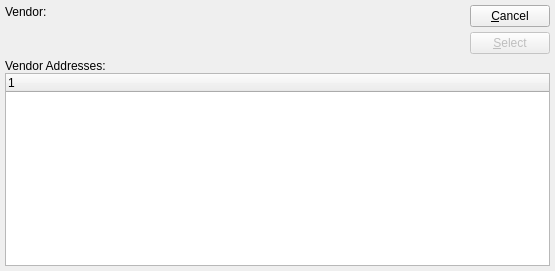
<?xml version="1.0" encoding="UTF-8"?>
<ui version="4.0">
 <comment>This file is part of the xTuple ERP: PostBooks Edition, a free and
open source Enterprise Resource Planning software suite,
Copyright (c) 1999-2018 by OpenMFG LLC, d/b/a xTuple.
It is licensed to you under the Common Public Attribution License
version 1.0, the full text of which (including xTuple-specific Exhibits)
is available at www.xtuple.com/CPAL.  By using this software, you agree
to be bound by its terms.</comment>
 <class>vendorAddressList</class>
 <widget class="QDialog" name="vendorAddressList">
  <property name="geometry">
   <rect>
    <x>0</x>
    <y>0</y>
    <width>555</width>
    <height>271</height>
   </rect>
  </property>
  <property name="windowTitle">
   <string>Vendor Address List</string>
  </property>
  <layout class="QVBoxLayout">
   <property name="spacing">
    <number>5</number>
   </property>
   <property name="margin">
    <number>5</number>
   </property>
   <item>
    <layout class="QHBoxLayout">
     <property name="spacing">
      <number>7</number>
     </property>
     <property name="margin">
      <number>0</number>
     </property>
     <item>
      <layout class="QVBoxLayout">
       <property name="spacing">
        <number>0</number>
       </property>
       <property name="margin">
        <number>0</number>
       </property>
       <item>
        <layout class="QHBoxLayout">
         <property name="spacing">
          <number>5</number>
         </property>
         <property name="margin">
          <number>0</number>
         </property>
         <item>
          <layout class="QVBoxLayout">
           <property name="spacing">
            <number>0</number>
           </property>
           <property name="margin">
            <number>0</number>
           </property>
           <item>
            <widget class="QLabel" name="_vendorLit">
             <property name="text">
              <string>Vendor:</string>
             </property>
            </widget>
           </item>
           <item>
            <spacer>
             <property name="orientation">
              <enum>Qt::Vertical</enum>
             </property>
             <property name="sizeType">
              <enum>QSizePolicy::Preferred</enum>
             </property>
             <property name="sizeHint" stdset="0">
              <size>
               <width>20</width>
               <height>20</height>
              </size>
             </property>
            </spacer>
           </item>
          </layout>
         </item>
         <item>
          <layout class="QVBoxLayout">
           <property name="spacing">
            <number>0</number>
           </property>
           <property name="margin">
            <number>0</number>
           </property>
           <item>
            <widget class="QLabel" name="_vendName">
             <property name="sizePolicy">
              <sizepolicy hsizetype="Expanding" vsizetype="Preferred">
               <horstretch>0</horstretch>
               <verstretch>0</verstretch>
              </sizepolicy>
             </property>
            </widget>
           </item>
           <item>
            <widget class="QLabel" name="_vendAddr1">
             <property name="sizePolicy">
              <sizepolicy hsizetype="Expanding" vsizetype="Preferred">
               <horstretch>0</horstretch>
               <verstretch>0</verstretch>
              </sizepolicy>
             </property>
            </widget>
           </item>
          </layout>
         </item>
        </layout>
       </item>
       <item>
        <spacer>
         <property name="orientation">
          <enum>Qt::Vertical</enum>
         </property>
         <property name="sizeType">
          <enum>QSizePolicy::Preferred</enum>
         </property>
         <property name="sizeHint" stdset="0">
          <size>
           <width>20</width>
           <height>20</height>
          </size>
         </property>
        </spacer>
       </item>
      </layout>
     </item>
     <item>
      <layout class="QVBoxLayout">
       <property name="spacing">
        <number>5</number>
       </property>
       <property name="margin">
        <number>0</number>
       </property>
       <item>
        <widget class="QPushButton" name="_close">
         <property name="text">
          <string>&amp;Cancel</string>
         </property>
        </widget>
       </item>
       <item>
        <widget class="QPushButton" name="_select">
         <property name="enabled">
          <bool>false</bool>
         </property>
         <property name="text">
          <string>&amp;Select</string>
         </property>
         <property name="autoDefault">
          <bool>true</bool>
         </property>
         <property name="default">
          <bool>true</bool>
         </property>
        </widget>
       </item>
      </layout>
     </item>
    </layout>
   </item>
   <item>
    <layout class="QVBoxLayout">
     <property name="spacing">
      <number>0</number>
     </property>
     <property name="margin">
      <number>0</number>
     </property>
     <item>
      <widget class="QLabel" name="_vendaddrLit">
       <property name="text">
        <string>Vendor Addresses:</string>
       </property>
      </widget>
     </item>
     <item>
      <widget class="XTreeWidget" name="_vendaddr">
       <property name="sizePolicy">
        <sizepolicy hsizetype="Expanding" vsizetype="Expanding">
         <horstretch>0</horstretch>
         <verstretch>0</verstretch>
        </sizepolicy>
       </property>
       <property name="minimumSize">
        <size>
         <width>0</width>
         <height>100</height>
        </size>
       </property>
      </widget>
     </item>
    </layout>
   </item>
  </layout>
 </widget>
 <layoutdefault spacing="6" margin="11"/>
 <customwidgets>
  <customwidget>
   <class>XTreeWidget</class>
   <extends>QTreeWidget</extends>
   <header>xtreewidget.h</header>
   <container>1</container>
  </customwidget>
 </customwidgets>
 <tabstops>
  <tabstop>_vendaddr</tabstop>
  <tabstop>_select</tabstop>
  <tabstop>_close</tabstop>
 </tabstops>
 <resources/>
 <connections>
  <connection>
   <sender>_vendaddr</sender>
   <signal>itemSelected(int)</signal>
   <receiver>_select</receiver>
   <slot>animateClick()</slot>
   <hints>
    <hint type="sourcelabel">
     <x>26</x>
     <y>111</y>
    </hint>
    <hint type="destinationlabel">
     <x>493</x>
     <y>59</y>
    </hint>
   </hints>
  </connection>
  <connection>
   <sender>_vendaddr</sender>
   <signal>valid(bool)</signal>
   <receiver>_select</receiver>
   <slot>setEnabled(bool)</slot>
   <hints>
    <hint type="sourcelabel">
     <x>243</x>
     <y>96</y>
    </hint>
    <hint type="destinationlabel">
     <x>481</x>
     <y>46</y>
    </hint>
   </hints>
  </connection>
 </connections>
</ui>
